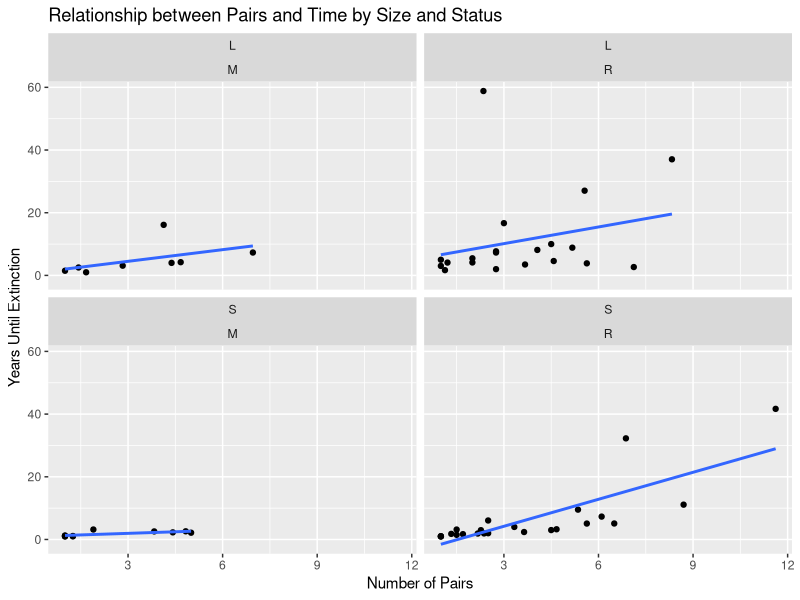

Recreate this plot in R.
library(ggplot2)
library(dplyr)
library(tidyr)

data <- read.csv("data.csv")

# Create the scatterplot
my_plot <- ggplot(data, aes(x=Pairs, y=Time)) +
  geom_point() +
  facet_wrap(~ Size + Status, nrow=2) +
  geom_smooth(method="lm", se=FALSE)

# Add axis labels and a title
my_plot <- my_plot + xlab("Number of Pairs") + ylab("Years Until Extinction") +
  ggtitle("Relationship between Pairs and Time by Size and Status")

print(my_plot)

# Calculate R-squared for each regression line
r_squared <- data %>% 
  group_by(Size, Status) %>% 
  do(model = lm(Time ~ Pairs, data = .)) %>% 
  summarise(
    intercept = coef(model)[1],
    slope = coef(model)[2],
    adj_r_squared = summary(model)$adj.r.squared,
    combination = paste(Size, Status, sep = "_")
  )

# Print R-squared values
print(r_squared)